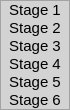
          <widget class="QFrame" name="frame_11">
           <property name="minimumSize">
            <size>
             <width>70</width>
             <height>0</height>
            </size>
           </property>
           <property name="maximumSize">
            <size>
             <width>70</width>
             <height>16777215</height>
            </size>
           </property>
           <property name="palette">
            <palette>
             <active>
              <colorrole role="Base">
               <brush brushstyle="SolidPattern">
                <color alpha="255">
                 <red>255</red>
                 <green>255</green>
                 <blue>255</blue>
                </color>
               </brush>
              </colorrole>
              <colorrole role="Window">
               <brush brushstyle="SolidPattern">
                <color alpha="255">
                 <red>211</red>
                 <green>211</green>
                 <blue>211</blue>
                </color>
               </brush>
              </colorrole>
             </active>
             <inactive>
              <colorrole role="Base">
               <brush brushstyle="SolidPattern">
                <color alpha="255">
                 <red>255</red>
                 <green>255</green>
                 <blue>255</blue>
                </color>
               </brush>
              </colorrole>
              <colorrole role="Window">
               <brush brushstyle="SolidPattern">
                <color alpha="255">
                 <red>211</red>
                 <green>211</green>
                 <blue>211</blue>
                </color>
               </brush>
              </colorrole>
             </inactive>
             <disabled>
              <colorrole role="Base">
               <brush brushstyle="SolidPattern">
                <color alpha="255">
                 <red>211</red>
                 <green>211</green>
                 <blue>211</blue>
                </color>
               </brush>
              </colorrole>
              <colorrole role="Window">
               <brush brushstyle="SolidPattern">
                <color alpha="255">
                 <red>211</red>
                 <green>211</green>
                 <blue>211</blue>
                </color>
               </brush>
              </colorrole>
             </disabled>
            </palette>
           </property>
           <property name="font">
            <font>
             <family>Cantarell</family>
             <pointsize>11</pointsize>
            </font>
           </property>
           <property name="autoFillBackground">
            <bool>true</bool>
           </property>
           <property name="frameShape">
            <enum>QFrame::StyledPanel</enum>
           </property>
           <property name="frameShadow">
            <enum>QFrame::Raised</enum>
           </property>
           <layout class="QVBoxLayout" name="verticalLayout_4">
            <property name="spacing">
             <number>0</number>
            </property>
            <property name="leftMargin">
             <number>0</number>
            </property>
            <property name="topMargin">
             <number>0</number>
            </property>
            <property name="rightMargin">
             <number>0</number>
            </property>
            <property name="bottomMargin">
             <number>0</number>
            </property>
            <item>
             <widget class="QLabel" name="label_97">
              <property name="font">
               <font>
                <family>Cantarell</family>
                <pointsize>11</pointsize>
               </font>
              </property>
              <property name="text">
               <string>Stage 1</string>
              </property>
              <property name="alignment">
               <set>Qt::AlignCenter</set>
              </property>
             </widget>
            </item>
            <item>
             <widget class="QLabel" name="label_98">
              <property name="font">
               <font>
                <family>Cantarell</family>
                <pointsize>11</pointsize>
               </font>
              </property>
              <property name="text">
               <string>Stage 2</string>
              </property>
              <property name="alignment">
               <set>Qt::AlignCenter</set>
              </property>
             </widget>
            </item>
            <item>
             <widget class="QLabel" name="label_99">
              <property name="font">
               <font>
                <family>Cantarell</family>
                <pointsize>11</pointsize>
               </font>
              </property>
              <property name="text">
               <string>Stage 3</string>
              </property>
              <property name="alignment">
               <set>Qt::AlignCenter</set>
              </property>
             </widget>
            </item>
            <item>
             <widget class="QLabel" name="label_100">
              <property name="font">
               <font>
                <family>Cantarell</family>
                <pointsize>11</pointsize>
               </font>
              </property>
              <property name="text">
               <string>Stage 4</string>
              </property>
              <property name="alignment">
               <set>Qt::AlignCenter</set>
              </property>
             </widget>
            </item>
            <item>
             <widget class="QLabel" name="label_101">
              <property name="font">
               <font>
                <family>Cantarell</family>
                <pointsize>11</pointsize>
               </font>
              </property>
              <property name="text">
               <string>Stage 5</string>
              </property>
              <property name="alignment">
               <set>Qt::AlignCenter</set>
              </property>
             </widget>
            </item>
            <item>
             <widget class="QLabel" name="label_102">
              <property name="font">
               <font>
                <family>Cantarell</family>
                <pointsize>11</pointsize>
               </font>
              </property>
              <property name="text">
               <string>Stage 6</string>
              </property>
              <property name="alignment">
               <set>Qt::AlignCenter</set>
              </property>
             </widget>
            </item>
           </layout>
          </widget>
